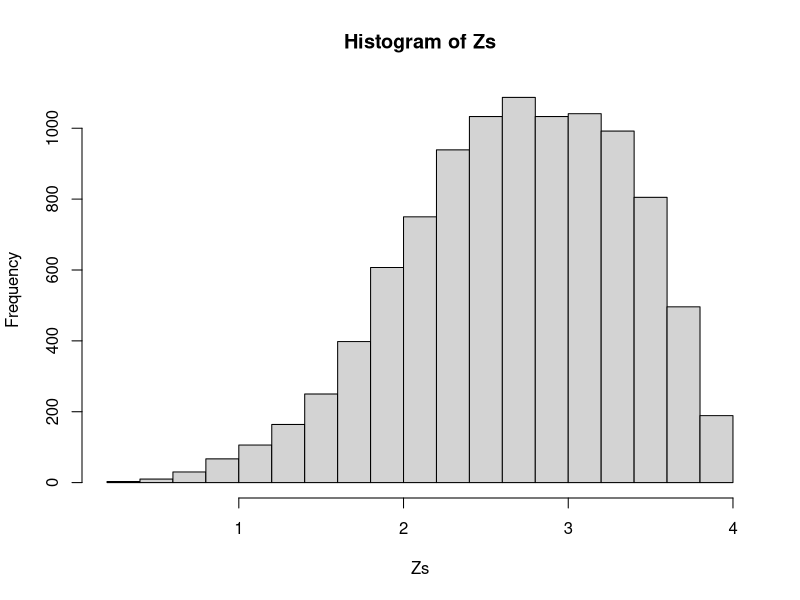

Source code (R):
## ---- chunk 1
set.seed(1234)

sims <- 10000
Xs <- sqrt(4 * runif(n=sims))
Ys <- sqrt(4 * runif(n=sims))
Zs <- Xs + Ys

hist(Zs)
